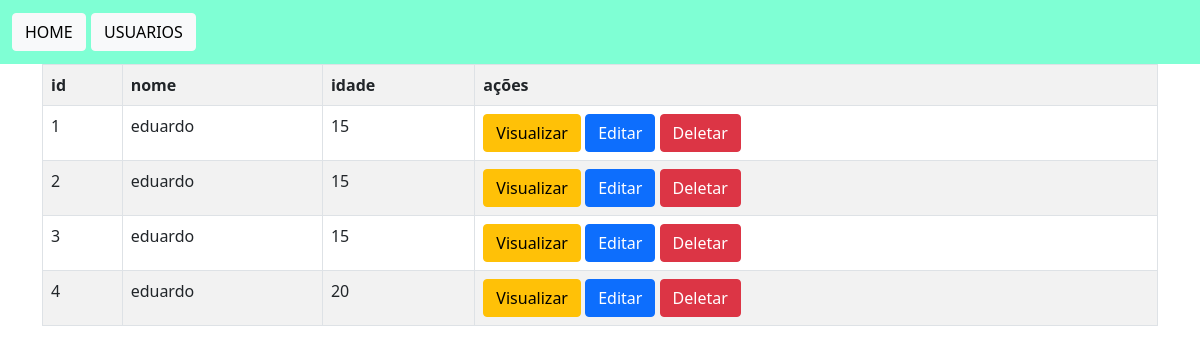
The app's page /usuarios/, older data.
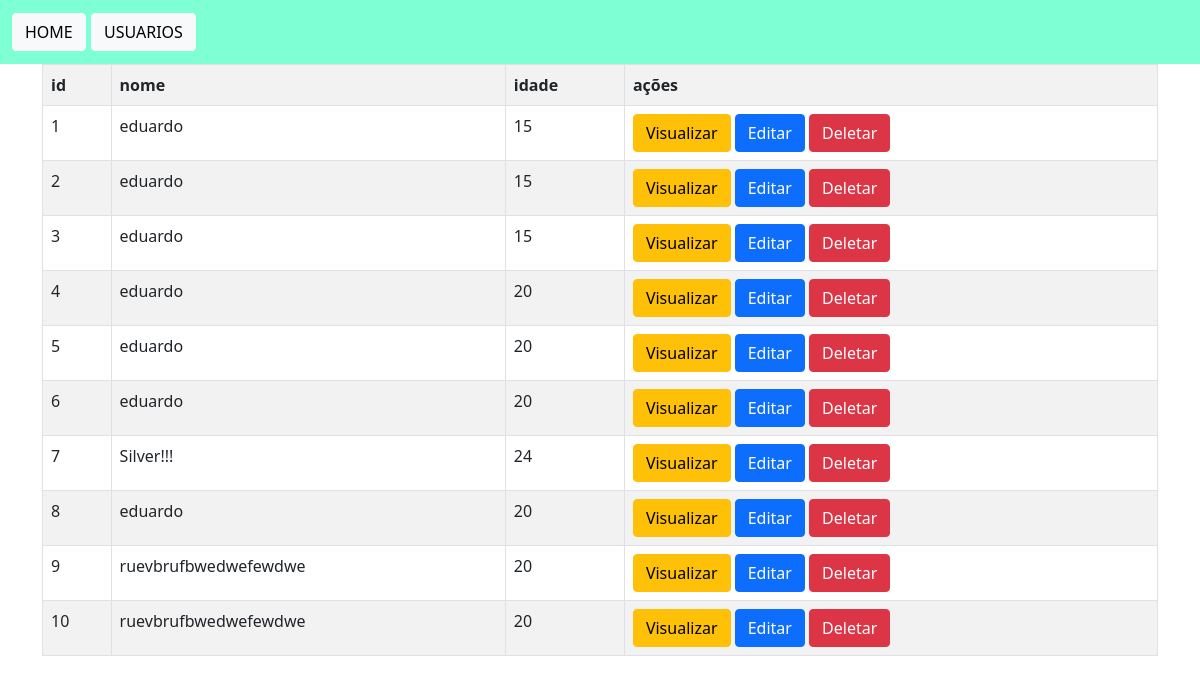
The same page, newer data.
### app_cad_usuarios/models.py (models this page shows)
class Usuario(models.Model):
    id_usuario = models.AutoField(primary_key=True)
    nome = models.TextField(max_length=250)
    idade = models.IntegerField(default=0)

### app_cad_usuarios/views.py (the view)
# urls.py: path('usuarios/', views.usuarios, name='usuarios'),
def usuarios(request):
    if request.method == 'POST':
        form = UsuarioForm(request.POST)
        if form.is_valid():
            form.save()
            return redirect('usuarios')
    else:
        form = UsuarioForm()
    usuarios = Usuario.objects.all()
    return render(request, 'usuarios/usuarios.html', {'form': form, 'usuarios': usuarios})

### app_cad_usuarios/templates/usuarios/usuarios.html (shortened to what this page needs)
{% extends 'usuarios/base.html' %}
{% block conteudo%}
<div class="container">
    <table  class="table table-bordered table-striped">
        <tr>
            <th>id</th>
            <th>nome</th>
            <th>idade</th>
            <th>ações</th>
        </tr>
        {% for Usuario in usuarios %}
        <tr>
            <td>{{Usuario.id_usuario}}</td>
            <td>{{Usuario.nome}}</td>
            <td>{{Usuario.idade}}</td>
            <td>
                <a href="/view/{{Usuario.id_usuario}}" type="button" class="btn btn-warning">Visualizar</a>
                <a href="/edit/{{Usuario.id_usuario}}" type="button" class="btn btn-primary">Editar</a>
                <a href="/delete/{{Usuario.id_usuario}}"type="button" class="btn btn-danger btnDel">Deletar</a>
            </td>
        </tr>
        {% endfor %}
    </table>
    {% load static %}
</div>
{% endblock %}

Row changes from the older to the newer data that the page shows:
added Usuario: id_usuario "5", nome "eduardo", idade "20"
added Usuario: id_usuario "6", nome "eduardo", idade "20"
added Usuario: id_usuario "7", nome "Silver!!!", idade "24"
added Usuario: id_usuario "8", nome "eduardo", idade "20"
added Usuario: id_usuario "9", nome "ruevbrufbwedwefewdwe", idade "20"
added Usuario: id_usuario "10", nome "ruevbrufbwedwefewdwe", idade "20"
